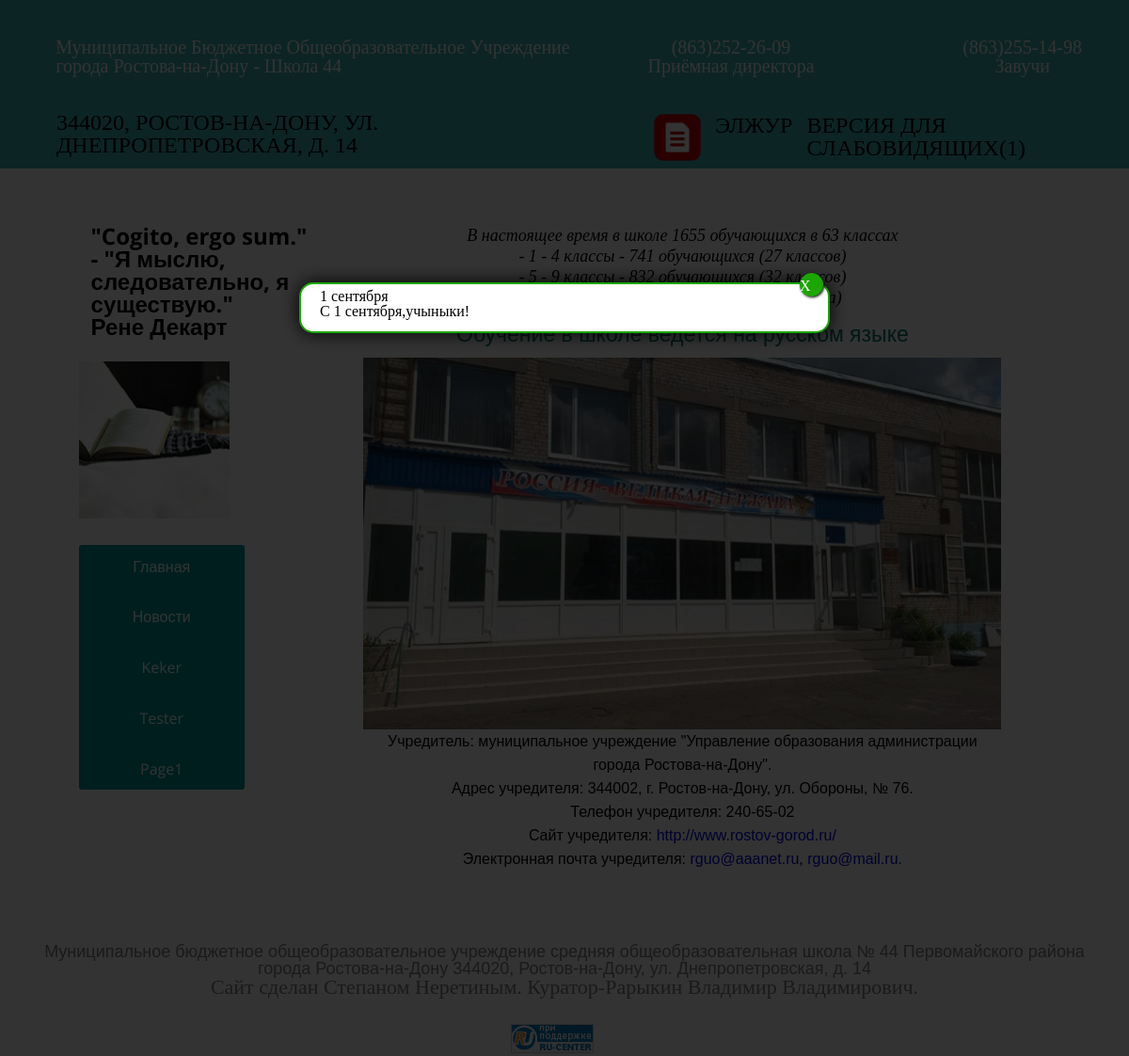
Before: / with the older database file.
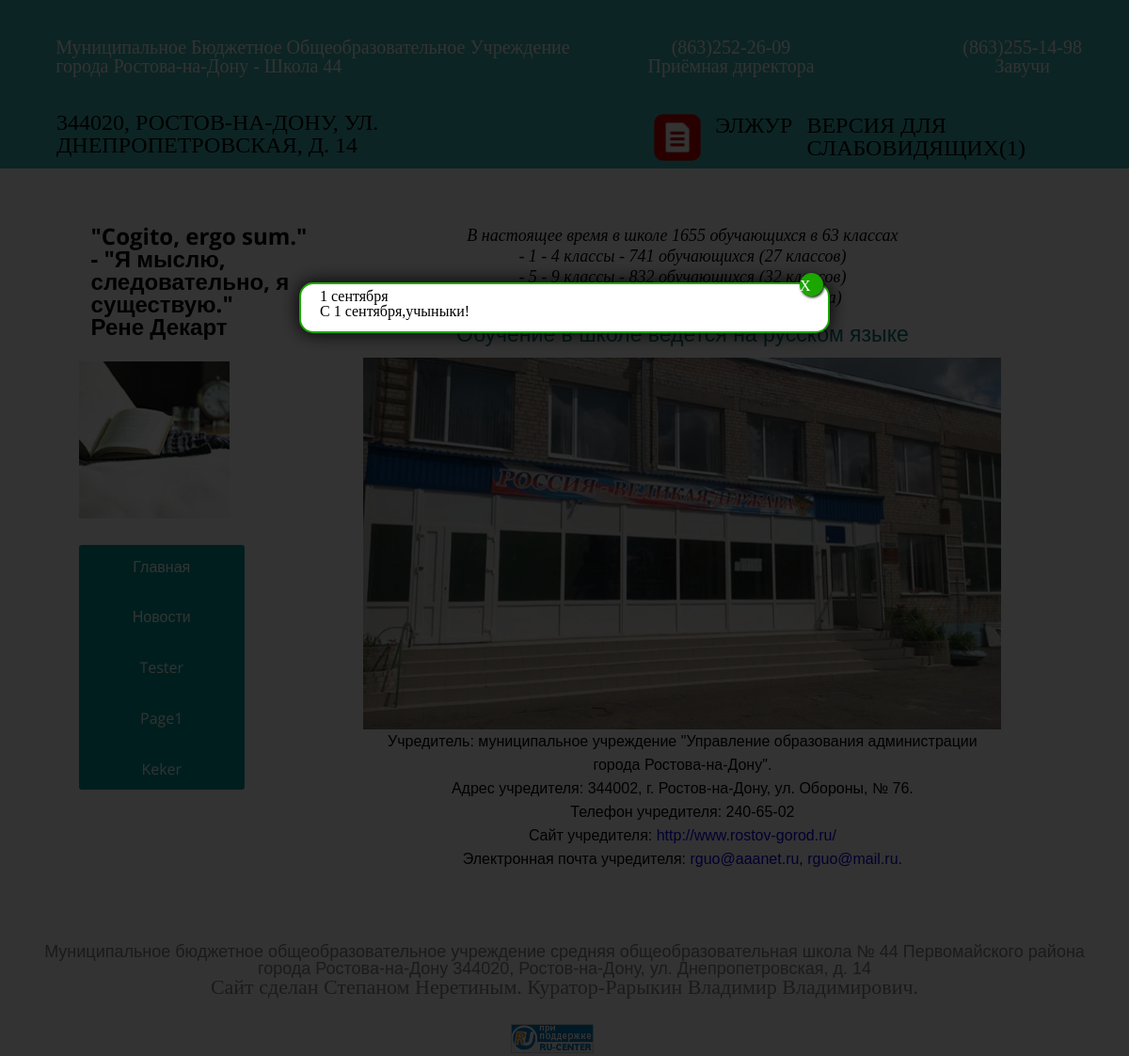
After: the same page with the newer database file.
### pages/models.py (models this page shows, shortened)
class Menu(models.Model):
    name = models.CharField(max_length=250)
    href = models.CharField(max_length=250)
    sort = models.IntegerField()

### main/models.py (models this page shows)
class New(models.Model):
    title = models.CharField(max_length=200)
    main = models.BooleanField()
    text = models.TextField()
    image = models.ImageField(upload_to='uploads')
    created_date = models.DateTimeField(default=timezone.now)
    def __str__(self):
        return self.title

### main/views.py (the view)
# urls.py: path('', views.home),
def home(request):
    menu_list = Menu.objects.all().order_by('sort')
    item = New.objects.filter(main=1).last()
    context = {
        'last': item,
        'menu': menu_list
    }
    return render(request, 'home.html', context=context)

### main/templates/home.html (shortened to what this page needs)
{% extends 'base.html' %}
{% block menu %}
    {% for table in menu %}
        <li><a href="{{ table.href }}">{{ table.name }}</a></li>
    {% endfor %}
{% endblock %}
{% load staticfiles %}
{% block content %}
<div class="information">
                <p>В настоящее время в школе 1655 обучающихся в 63 классах</p>
                <ul>
                    <li>- 1 - 4 классы - 741 обучающихся (27 классов)</li>
                    <li>- 5 - 9 классы - 832 обучающихся (32 классов)</li>
                    <li>- 10 - 11 классы - 82 обучающихся (4 класса)</li>
                </ul>
            </div>
            <div id="article">
                <h4>Обучение в школе ведется на русском языке</h4>
                <div id="image">
                    <img src="{% static "img/school.jpg" %}" alt="Фотография школы">
                </div>
                <div id="school-info">
                    <ul>
                        <li>Учредитель: муниципальное учреждение "Управление образования администрации города Ростова-на-Дону".</li>
                        <li>Адрес учредителя: 344002, г. Ростов-на-Дону, ул. Обороны, № 76.</li>
                        <li>Телефон учредителя: 240-65-02</li>
                        <li>Сайт учредителя: <a href="http://www.rostov-gorod.ru/">http://www.rostov-gorod.ru/</a></li>
                        <li>Электронная почта учредителя: <a href="#">rguo@aaanet.ru</a>, <a href="#">rguo@mail.ru.</a></li>
                    </ul>
                </div>
            </div>
    <div id="bg_popup">
        <div id="popup">
            <h1>{{ last }}</h1>
            <p>{{ last.text }}</p>
            <a class="close" href="#" title="Закрыть" onclick="document.getElementById('bg_popup').style.display='none'; return false;">X</a>
        </div>
    </div>
{% endblock %}

### main/templates/base.html (shortened to what this page needs)
    <!DOCTYPE html>
<html>
<head>
    {% load staticfiles %}
    <link rel="stylesheet" id="style" href="{% static "css/style.css" %}">
    <link rel="stylesheet" href="{% static "css/reset.css" %}">
    <link rel="stylesheet" href="{% static "assets/bvi.min.css" %}">
</head>
<body>
<div id="wrapper">
    <section id="header">
        <header>
            <div id="top">
                <div id="logo-text">
                    <h1>Муниципальное Бюджетное Общеобразовательное Учреждение города
                        Ростова-на-Дону - Школа 44
                    </h1>
                </div>
                <div id="contacts">
                    <ul>
                        <li>
                            <h2>(863)252-26-09<br>Приёмная директора</h2></li>
                        <li>
                            <h2>(863)255-14-98<br>Завучи</h2></li>
                    </ul>
                </div>
            </div>
            <div id="bottom">
                <div id="address"><a target="_blank" href="https://yandex.ru/maps/39/rostov-na-donu/?l=map&source=wizgeo&mode=search&ol=geo&ouri=ymapsbm1%3A%2F%2Fgeo%3Fll%3D39.792%252C47.272%26spn%3D0.001%252C0.001%26text%3D%25D0%25A0%25D0%25BE%25D1%2581%25D1%2581%25D0%25B8%25D1%258F%252C%2520%25D0%25A0%25D0%25BE%25D1%2581%25D1%2582%25D0%25BE%25D0%25B2-%25D0%25BD%25D0%25B0-%25D0%2594%25D0%25BE%25D0%25BD%25D1%2583%252C%2520%25D0%2594%25D0%25BD%25D0%25B5%25D0%25BF%25D1%2580%25D0%25BE%25D0%25BF%25D0%25B5%25D1%2582%25D1%2580%25D0%25BE%25D0%25B2%25D1%2581%25D0%25BA%25D0%25B0%25D1%258F%2520%25D1%2583%25D0%25BB%25D0%25B8%25D1%2586%25D0%25B0%252C%252014%252F103&text=%D0%A0%D0%BE%D1%81%D1%81%D0%B8%D1%8F%2C%20%D0%A0%D0%BE%D1%81%D1%82%D0%BE%D0%B2-%D0%BD%D0%B0-%D0%94%D0%BE%D0%BD%D1%83%2C%20%D0%94%D0%BD%D0%B5%D0%BF%D1%80%D0%BE%D0%BF%D0%B5%D1%82%D1%80%D0%BE%D0%B2%D1%81%D0%BA%D0%B0%D1%8F%20%D1%83%D0%BB%D0%B8%D1%86%D0%B0%2C%2014%2F103&sll=39.792223%2C47.271914&sspn=0.023839%2C0.008602&ll=39.792223%2C47.271651&z=16">344020, Ростов-на-Дону, ул. Днепропетровская, д. 14</a></div>
                <div class="else">
                    <a href="http://rostov44.eljur.ru" target="_blank"> <img src="{% static "img/elzh.ico" %}" width="50"> </a>
                    <a href="http://rostov44.eljur.ru" target="_blank">ЭлЖур</a>
                    <a href="#" class="bvi-panel-open-menu">Версия для слабовидящих(1)</a>
                </div>
            </div>
        </header>
    </section>
    <section id="content">
        <div id="left-sidebar">
            <blockquote>
                <p>"Cogito, ergo sum." - "Я мыслю, следовательно, я существую."
                    <br>Рене Декарт</p>
                <img src="{% static "/img/rene_dekart.jpg" %}" alt="Изображение к цитате">
            </blockquote>
            <nav>
                <ul>
                    <li><a href="/">Главная</a></li>
                    <li><a href="/news">Новости</a></li>
                    {% block menu %}
                    {% endblock %}
                </ul>
            </nav>
        </div>
        <div id="main-content">
         {% block content %}
            {% endblock %}
        </div>
    </section>
    <section id="footer">
        <footer>
            <h3>Муниципальное бюджетное общеобразовательное учреждение средняя общеобразовательная школа № 44
                Первомайского района города Ростова-на-Дону 344020, Ростов-на-Дону, ул. Днепропетровская,
                д. 14
            </h3>
            <h5>Сайт сделан Степаном Неретиным. Куратор-Рарыкин Владимир Владимирович.</h5><br>
            <img src="{% static "img/helpop.gif" %}">
        </footer>
    </section>
</div>
</body>
</html>

### main/static/css/style.css (style rules this page uses)
html, body, #wrapper { height: 100%; width: 100%; }
body { background: #DDE5E5; }
#address > a { text-decoration: none; }
#header { background: #40B3B3; }
.else { display: flex; flex-direction: row; }
.else a { text-decoration: none; margin-left: 15px; margin-top: 12px; }
#header header { display: flex; flex-direction: column; justify-content: flex-end; font-family: "Comic Sans MS"; font-size: 24px; }
#header header #top { display: flex; justify-content: space-between; padding-left: 2.5%; margin-top: 40px; }
#header header #top #logo-text { margin: 0 2.5%; width: 65%; color: white; font-size: 20px; }
#header header #top #contacts { width: 50%; list-style-type: none; margin-right: 50px; }
#header header #top #contacts ul { display: flex; width: 100%; justify-content: space-between; }
#header header #top #contacts ul li h2 { text-align: center; color: white; font-size: 20px; }
#header header #bottom { height: 75px; display: flex; align-items: center; padding: 0 5%; margin-top: 2%; }
.else { padding-left: 7%; }
#header header #bottom a { text-transform: uppercase; color: black; }
#content { padding: 5% 7%; display: flex; }
#content #left-sidebar { width: 27%; }
#content #left-sidebar blockquote { font-size: 24px; font-weight: bold; font-family: 'Open Sans', sans-serif; margin-bottom: 10%; }
#content #left-sidebar blockquote p { margin-left: 5%; }
#content #left-sidebar blockquote img { margin-top: 10%; }
#content #left-sidebar nav { width: 70%; background: #009999; border-radius: 3px; }
#content #left-sidebar nav ul li { min-height: 45px; height: 45px; display: flex; align-items: center; text-align: center; justify-content: center; position: relative; margin: 5% 0; }
#content #left-sidebar nav ul li:before { position: absolute; content: ""; width: 0; left: 0; height: 100%; background: white; transition: all 0.4s ease; border-radius: 2px; box-shadow: 0 0 10px rgba(0, 0, 0, 0.5); }
#content #left-sidebar nav ul li a { text-decoration: none; color: white; font-family: "Open Sans", sans-serif; transition: all 0.5s; display: flex; justify-content: center; align-items: center; height: 100%; width: 100%; }
#content #main-content { width: 73%; padding: 0 5%; }
#content #main-content .information { text-align: center; font-style: italic; font-family: 'Lora', serif; font-size: 18px; line-height: 22px; }
#content #main-content #article { margin: 2.5% 0; }
#content #main-content #article h4 { text-align: center; color: #00736A; font-family: Arial, serif; font-size: 23px; margin: 2% 0; }
#content #main-content #article #image { height: 395px; width: 100%; }
#content #main-content #article #image img { height: 100%; width: 100%; }
#content #main-content #article #school-info { font-family: Arial, serif; font-size: 16px; text-align: center; line-height: 25px; }
#footer { padding: 0 2.5%; }
#footer footer h3 { font-family: Arial, sans-serif; color: grey; text-align: center; font-size: 18px; }
#footer footer h5 { color: black; text-align: center; font-family: 'Lora', serif; font-size: 22px; color: grey; }
a { text-decoration: none; }
#bg_popup { background-color: rgba(0, 0, 0, 0.8); display: none; position: fixed; z-index: 99999; top: 0; right: 0; bottom: 0; left: 0; }
#popup { background: #fff; width: 520px; margin: 25% auto; padding: 5px 20px 13px 20px; border: 2px solid #1BA600; position: relative; -webkit-box-shadow: 0px 0px 20px #000; -moz-box-shadow: 0px 0px 20px #000; box-shadow: 0px 0px 20px #000; -webkit-border-radius: 15px; -moz-border-radius: 15px; border-radius: 15px; }
.close { display: block; position: absolute; top: -12px; right: 5px; width: 25px; height: 25px; line-height: 28px; color: #fff; background: #1BA600; cursor: pointer; -webkit-border-radius: 15px; -moz-border-radius: 15px; -ms-border-radius: 15px; -o-border-radius: 15px; border-radius: 15px; -moz-box-shadow: 1px 1px 3px #000; -webkit-box-shadow: 1px 1px 3px #000; box-shadow: 1px 1px 3px #000; }
#popup { display: block; }
#footer footer img { margin-top: 1%; margin-left: 45%; }
.men h2, h3 { font-family: 'Roboto', sans-serif; }

Changed rows visible on the page:
changed Menu "Keker": moves down the list
